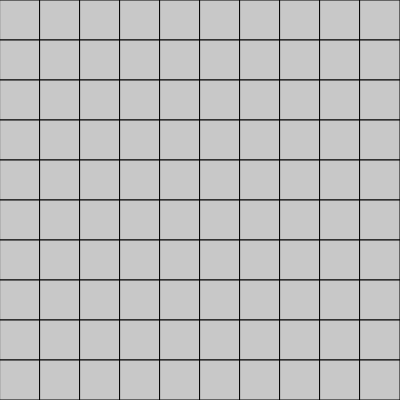
Frame 1 (no input)
Frame 60 (no input): identical to frame 1, image omitted
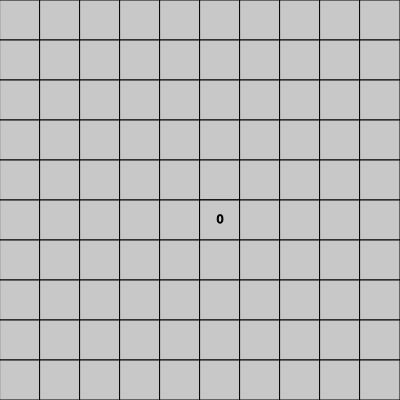
Frame 120 (the mouse pressed at the canvas centre since frame 60)

The p5.js sketch that drew these frames (run headless with seeded random() and noise() and a simulated clock; from frame 60 on, the mouse is pressed at the canvas centre):

// p5.js sketch
// ── sketch.js
let board;
let taille = 10;
let caseSize = 40;
let remainingCells;
let revealed;
let gameover = false;

function setup() {
  createCanvas(400, 400);
  initBoard(taille, 3);
}

function initBoard(taille, nbdemines) {
  let cols = taille;
  let rows = taille;

  revealed = Array(cols).fill().map(() => Array(rows).fill(false));
  board = Array(cols).fill().map(() => Array(rows).fill(0));
  remainingCells = cols * rows - nbdemines;

  while (nbdemines > 0) {
    let x = floor(random(cols));
    let y = floor(random(rows));

    if (board[x][y] !== 99) {
      board[x][y] = 99;
      nbdemines--;
    }
  }
}

function drawCase(x, y, size) {
  let xpos = x * size;
  let ypos = y * size;
  stroke(0);
  fill(200);
  rect(xpos, ypos, size, size);

  if (revealed[x][y]) {
    fill(200);
    rect(xpos, ypos, size, size);

    if (board[x][y] === 99) {
      fill(255, 0, 0);
      textAlign(CENTER, CENTER);
      text("X", xpos + caseSize / 2, ypos + caseSize / 2);
    } else {
      let mineCount = getMines(x, y);
      fill(0);
      textAlign(CENTER, CENTER);
      text(mineCount.toString(), xpos + caseSize / 2, ypos + caseSize / 2);
    }
  }
}

function draw() {
  background(255);
  for (let x = 0; x < taille; x++) {
    for (let y = 0; y < taille; y++) {
      drawCase(x, y, caseSize);
    }
  }

  if (gameover) {
    fill(255, 0, 0);
    textAlign(CENTER, CENTER);
    textSize(32);
    text("Tu as perdu !", width / 2, height / 2);
  } else if (remainingCells === 0) {
    fill(0, 0, 255);
    textAlign(CENTER, CENTER);
    textSize(32);
    text("Vous avez gagné !", width / 2, height / 2);
  }
}

function getMines(x, y) {
  let count = 0;
  for (let dx = -1; dx <= 1; dx++) {
    for (let dy = -1; dy <= 1; dy++) {
      let nx = x + dx;
      let ny = y + dy;
      if (dx === 0 && dy === 0) continue;
      if (nx >= 0 && nx < board.length && ny >= 0 && ny < board[0].length) {
        if (board[nx][ny] === 99) {
          count++;
        }
      }
    }
  }
  return count;
}

function mousePressed() {
  let x = floor(mouseX / caseSize);
  let y = floor(mouseY / caseSize);

  if (x >= 0 && x < taille && y >= 0 && y < taille && !revealed[x][y]) {
    revealed[x][y] = true;

    if (board[x][y] === 99) {
      gameover = true;
    } else {
      remainingCells--;
    }
  }
}
